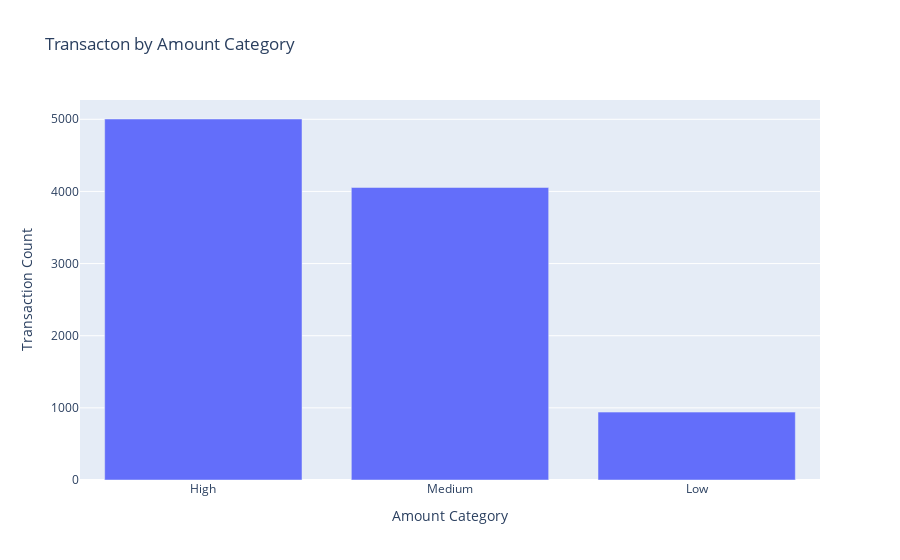

Notebook source saved alongside this figure:
### Code cell
df['Amount Category'].value_counts().plot(kind='bar')
plt.title('Transaction by Amount Category')
plt.xlabel('Amount Category')
plt.ylabel('Transaction Count')
plt.show()
fig = px.bar(transaction_count, x='Amount Category', y='Transaction Count', title='Transacton by Amount Category')
fig.show()

### Figure 1 — Plotly figure (JSON) as saved in the notebook; plotly's stock layout.template omitted (floating-point values rounded to 4 significant figures)
{"data": [{"alignmentgroup": "True", "hovertemplate": "Amount Category=%{x}<br>Transaction Count=%{y}<extra></extra>", "legendgroup": "", "marker": {"color": "#636efa", "pattern": {"shape": ""}}, "name": "", "offsetgroup": "", "orientation": "v", "showlegend": false, "textposition": "auto", "type": "bar", "x": ["High", "Medium", "Low"], "xaxis": "x", "y": [5004, 4055, 941], "yaxis": "y"}], "layout": {"barmode": "relative", "legend": {"tracegroupgap": 0}, "title": {"text": "Transacton by Amount Category"}, "xaxis": {"anchor": "y", "domain": [0, 1], "title": {"text": "Amount Category"}}, "yaxis": {"anchor": "x", "domain": [0, 1], "title": {"text": "Transaction Count"}}}}
